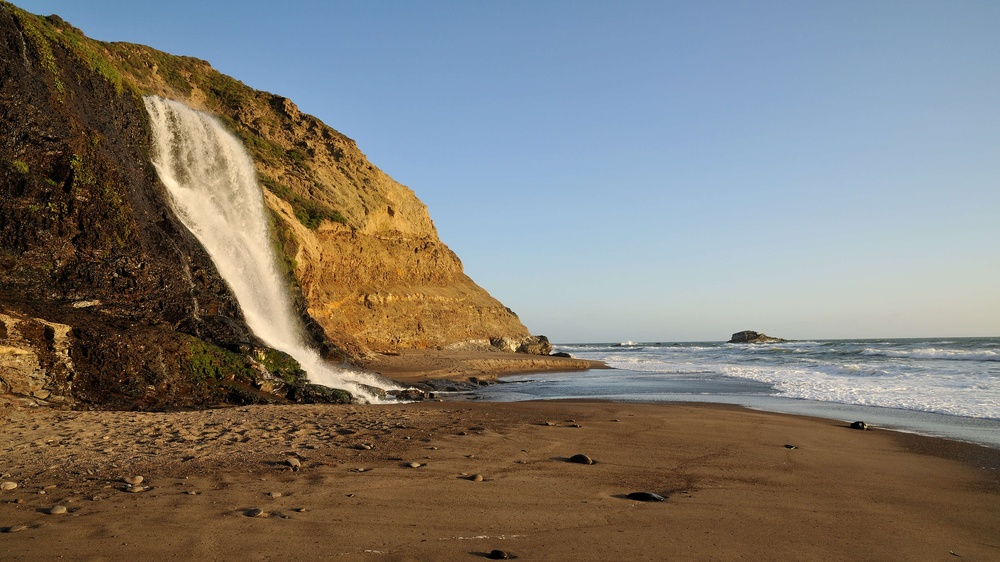
#> input picture test/04 gettyimages-147807175_resized.jpg, 1000 x 562 px, shrunk from 3840 x 2160 before the run; its folder holds 4 pictures in this run
$ python main.py
#> lines starting #> are read from the running program, lines starting #| are printed output that depends on the picture
import os
import cv2 as cv

path = "./test/"  # 源文件路径
result_path = {'people': './result/people/result',  # 分类存储路径
               'others': './result/others/result'}


def body_detection(image):
    # 创建一个级联分类器 加载一个.xml分类器文件 它既可以是Haar特征也可以是LBP特征的分类器
    body_detecter = cv.CascadeClassifier(
        r'./haarcascades/haarcascade_fullbody.xml')
    # 多个尺度空间进行人脸检测   返回检测到的人脸区域坐标信息
    body = body_detecter.detectMultiScale(
        image=image, scaleFactor=1.1, minNeighbors=5)

    if body == ():
        print("未检测到身体")
        return 0
    else:
        print('检测身体信息信息如下:\n', body)
        return 1


def eye_detection(image):
    # 创建一个级联分类器 加载一个.xml分类器文件 它既可以是Haar特征也可以是LBP特征的分类器
    eye_detecter = cv.CascadeClassifier(
        r'./haarcascades/haarcascade_eye_tree_eyeglasses.xml')
    # 多个尺度空间进行人脸检测   返回检测到的人脸区域坐标信息
    eye = eye_detecter.detectMultiScale(
        image=image, scaleFactor=1.1, minNeighbors=5)

    if eye == ():
        return body_detection(image)
    else:
        print('检测身体信息信息如下:\n', eye)
        return 1


def face_detection(image):
    # 创建一个级联分类器 加载一个.xml分类器文件 它既可以是Haar特征也可以是LBP特征的分类器
    face_detecter = cv.CascadeClassifier(
        r'./haarcascades/haarcascade_frontalface_default.xml')
    # 多个尺度空间进行人脸检测   返回检测到的人脸区域坐标信息
    faces = face_detecter.detectMultiScale(
        image=image, scaleFactor=1.1, minNeighbors=5)

    if faces == ():
        print('未检测到人脸\n')
        return body_detection(image)
    else:
        print('检测人脸信息如下:\n', faces)
        return 1


def run():
    a = 0
    b = 0
    for file in os.listdir(path):
        image = cv.imread(path + file)
#> image is the input picture: shape (562, 1000, 3); mean B, G, R 114.6, 122.1, 126.9
        src = cv.imread(path + file, 0)
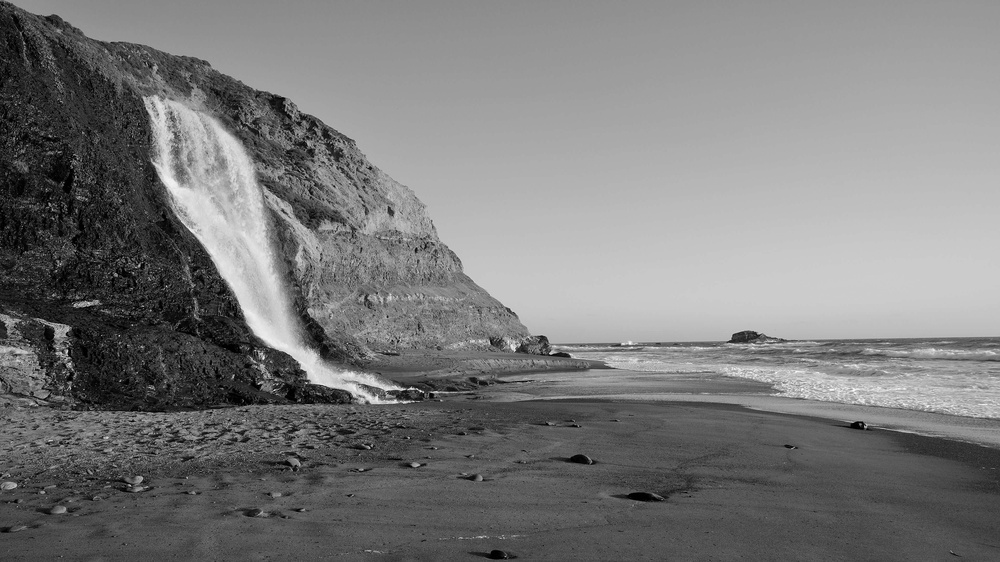
#> src: shape (562, 1000); min 0, max 253, mean 122.7
        result = face_detection(src)  # 函数调用
#> in face_detection, `faces = face_detecter.detectMultiScale( image=image, scaleFactor=1.1, ..`: faces = ()
#> result = 0
        if result == 1:
            cv.imwrite(result_path['people']+str(a)+'.jpg', image)  # 存储图像
            a = a+1

        elif result == 0:
            cv.imwrite(result_path['others']+str(b)+'.jpg', image)  # 存储图像
            b = b+1

    # k = cv.waitKey(0) & 0xFF  # 等待键盘响应（64位计算机）
    # cv.destroyAllWindows()  # 销毁所有窗口


if __name__ == "__main__":
#> (the run stopped early here; a loop or call above may not have finished)
